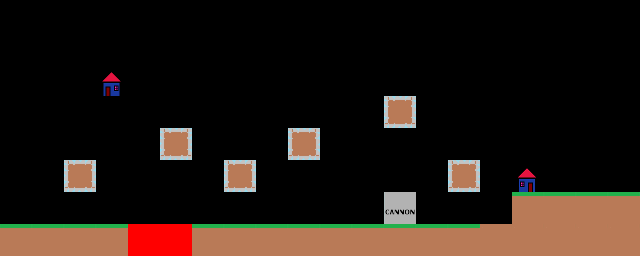

A 2D game scene composited from a Tiled map and its tileset images. What follows is a short description and the map's XML, with every tile layer's data as written:
An orthogonal 20x8 tile map with 32x32 px tiles, 1 tile layer (Tile Layer 1).

<map version="1.0" orientation="orthogonal" renderorder="right-down" width="20" height="8" tilewidth="32" tileheight="32" nextobjectid="1">
 <tileset firstgid="1" name="Tiles" tilewidth="32" tileheight="32" tilecount="16" columns="16">
  <image source="BasicTileSet32x32.png" width="512" height="32" />
 </tileset>
 <layer name="Tile Layer 1" width="20" height="8">
  <data encoding="csv">
0,0,0,0,0,0,0,0,0,0,0,0,0,0,0,0,0,0,0,0,
0,0,0,0,0,0,0,0,0,0,0,0,0,0,0,0,0,0,0,0,
0,0,0,8,0,0,0,0,0,0,0,0,0,0,0,0,0,0,0,0,
0,0,0,0,0,0,0,0,0,0,0,0,7,0,0,0,0,0,0,0,
0,0,0,0,0,7,0,0,0,7,0,0,0,0,0,0,0,0,0,0,
0,0,7,0,0,0,0,7,0,0,0,0,0,0,7,0,9,0,0,16,
0,0,0,0,0,0,0,0,0,0,0,0,11,0,0,0,2,2,2,2,
2,2,2,2,10,10,2,2,2,2,2,2,2,2,2,1,1,1,1,1
</data>
 </layer>
</map>
